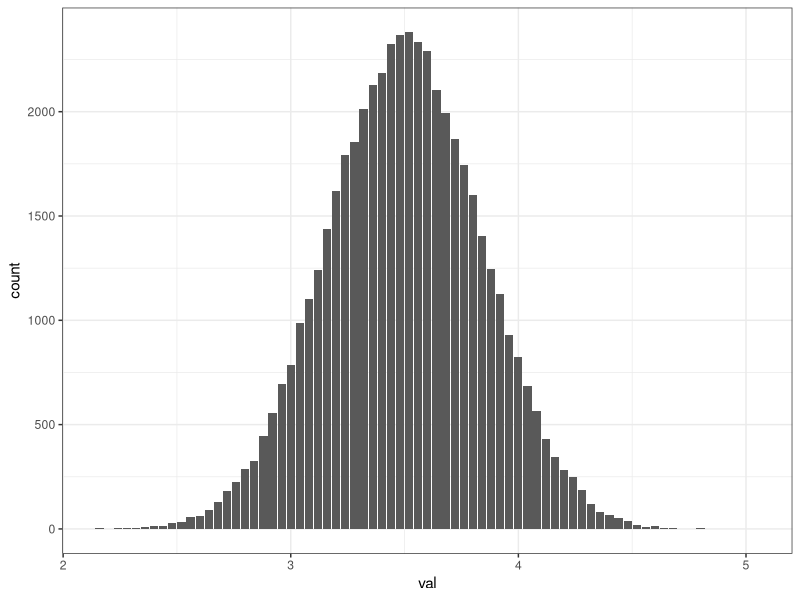

Generate this figure with R:
library(tidyverse)
rep <- 500
n <- 2
  

sim_tcl <- function(rep,n){
  sim <- map(1:rep, function(x){
    mean(sample(1:6, n, replace = T))    
  })

  sim %>% unlist() %>% data.frame() %>% set_names("val") %>% 
    ggplot(aes(x = val))+
    geom_bar()+
    theme_bw()
}

sim_tcl(50000, 25)


all_sims <- function(rep, n){
  sim <- map(1:rep, function(x){
    mean(sample(1:6, n, replace = T))    
  })
  
  sample(c(1,2,3), 3, replace = T, prob = c(.1,.3,.6))  
}







